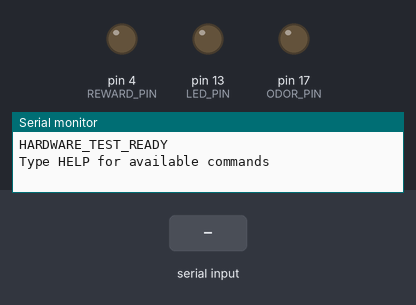
A sketch run on a simulated Arduino Uno, built with avr-gcc and run on an emulated ATmega328P. Parts: output pins drawn as LEDs (lit = HIGH), the last lines printed to the serial monitor. Dashed ring = blinking. Inputs (shaded band) come from the test bench.

Above: at 1.2 s.
1.3 s: "TEST_REWARD\n" received over Serial
At 1.49 s:
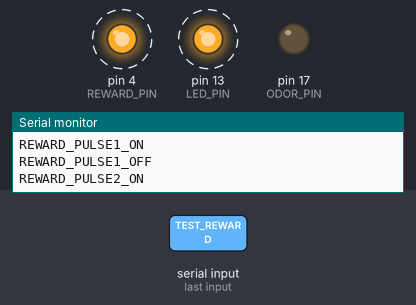
3.0 s: "TEST_ODOR\n" received over Serial
At 3.6 s:
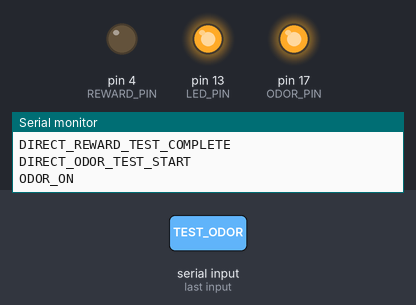
6.0 s: "ODOR_ON\n" received over Serial
At 7.1 s:
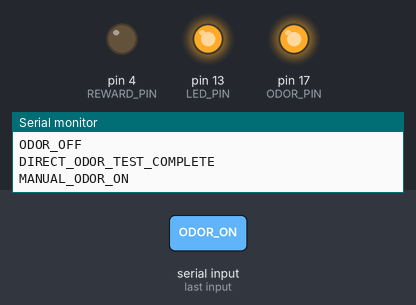
7.5 s: "REWARD_ON\n" received over Serial
At 8.3 s:
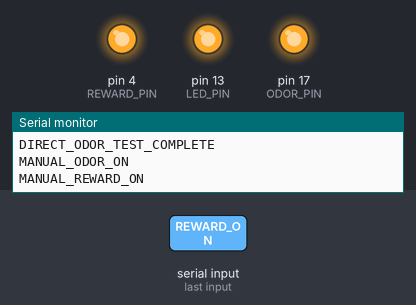
9.0 s: "ODOR_OFF\n" received over Serial
At 9.4 s:
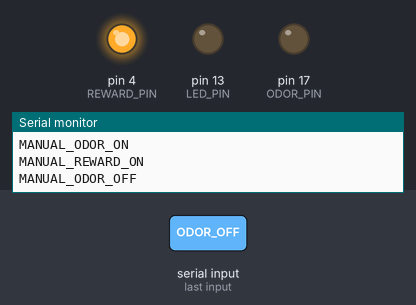
Timing chart, 0 to 11.5 s (numbered marks = the images above; inputs shaded):
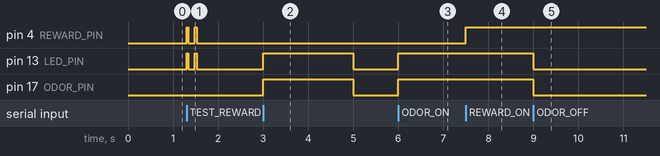

The sketch:

hardware_test.ino
```cpp
// hardware_test.ino
// Direct Hardware Test for OHRBETS System
// Version: 2025-03-26
// Last updated: March 26, 2025
//
// This file provides direct hardware control functions that bypass
// the state machine to test solenoid functionality with precise timing.
// It uses blocking delay() statements for exact timing control.

// Hardware Pin Definitions (Same as main controller)
#define LED_PIN     13  // Built-in LED for status indication
#define ODOR_PIN    17  // Single solenoid for odor delivery
#define REWARD_PIN  4   // Solenoid for reward delivery
#define LICK_PIN    5   // Optional lick detector input

// Exact timing parameters (milliseconds)
#define ODOR_DURATION        2000  // Exactly 2 seconds
#define REWARD_PULSE1        40    // First reward pulse duration
#define REWARD_PAUSE         140   // Delay between reward pulses
#define REWARD_PULSE2        40    // Second reward pulse duration

// Function for direct odor test (blocking)
void directOdorTest() {
  Serial.println("DIRECT_ODOR_TEST_START");

  // Turn on odor solenoid
  digitalWrite(LED_PIN, HIGH);  // LED indicator
  digitalWrite(ODOR_PIN, HIGH);
  Serial.println("ODOR_ON");

  // Wait exactly 2 seconds
  delay(ODOR_DURATION);

  // Turn off odor solenoid
  digitalWrite(ODOR_PIN, LOW);
  digitalWrite(LED_PIN, LOW);
  Serial.println("ODOR_OFF");

  Serial.println("DIRECT_ODOR_TEST_COMPLETE");
}

// Function for direct reward test (blocking)
void directRewardTest() {
  Serial.println("DIRECT_REWARD_TEST_START");

  // First pulse (40ms)
  digitalWrite(LED_PIN, HIGH);
  digitalWrite(REWARD_PIN, HIGH);
  Serial.println("REWARD_PULSE1_ON");
  delay(REWARD_PULSE1);

  // Inter-pulse delay (140ms)
  digitalWrite(REWARD_PIN, LOW);
  digitalWrite(LED_PIN, LOW);
  Serial.println("REWARD_PULSE1_OFF");
  delay(REWARD_PAUSE);

  // Second pulse (40ms)
  digitalWrite(LED_PIN, HIGH);
  digitalWrite(REWARD_PIN, HIGH);
  Serial.println("REWARD_PULSE2_ON");
  delay(REWARD_PULSE2);

  // Turn off
  digitalWrite(REWARD_PIN, LOW);
  digitalWrite(LED_PIN, LOW);
  Serial.println("REWARD_PULSE2_OFF");

  Serial.println("DIRECT_REWARD_TEST_COMPLETE");
}

// Function for manual odor control
void setOdor(bool state) {
  digitalWrite(ODOR_PIN, state ? HIGH : LOW);
  digitalWrite(LED_PIN, state ? HIGH : LOW);
  Serial.print("MANUAL_ODOR_");
  Serial.println(state ? "ON" : "OFF");
}

// Function for manual reward control
void setReward(bool state) {
  digitalWrite(REWARD_PIN, state ? HIGH : LOW);
  digitalWrite(LED_PIN, state ? HIGH : LOW);
  Serial.print("MANUAL_REWARD_");
  Serial.println(state ? "ON" : "OFF");
}

// Process serial commands
void processCommand(const String& command) {
  if (command == "TEST_ODOR") {
    directOdorTest();
  }
  else if (command == "TEST_REWARD") {
    directRewardTest();
  }
  else if (command == "ODOR_ON") {
    setOdor(true);
  }
  else if (command == "ODOR_OFF") {
    setOdor(false);
  }
  else if (command == "REWARD_ON") {
    setReward(true);
  }
  else if (command == "REWARD_OFF") {
    setReward(false);
  }
  else if (command == "STATUS") {
    Serial.print("STATUS:");
    Serial.print("ODOR=");
    Serial.print(digitalRead(ODOR_PIN) == HIGH ? "ON" : "OFF");
    Serial.print(",REWARD=");
    Serial.println(digitalRead(REWARD_PIN) == HIGH ? "ON" : "OFF");
  }
  else if (command == "RESET") {
    digitalWrite(ODOR_PIN, LOW);
    digitalWrite(REWARD_PIN, LOW);
    digitalWrite(LED_PIN, LOW);
    Serial.println("ALL_PINS_RESET");
  }
  else if (command == "HELP") {
    Serial.println("Available commands:");
    Serial.println("TEST_ODOR - Run odor test (2s exactly)");
    Serial.println("TEST_REWARD - Run reward test (40ms-140ms-40ms)");
    Serial.println("ODOR_ON - Turn odor valve on");
    Serial.println("ODOR_OFF - Turn odor valve off");
    Serial.println("REWARD_ON - Turn reward valve on");
    Serial.println("REWARD_OFF - Turn reward valve off");
    Serial.println("STATUS - Show current pin states");
    Serial.println("RESET - Turn all pins off");
    Serial.println("HELP - Show this help");
  }
  else {
    Serial.print("Unknown command: ");
    Serial.println(command);
    Serial.println("Type HELP for available commands");
  }
}

void setup() {
  // Initialize pins
  pinMode(LED_PIN, OUTPUT);
  pinMode(ODOR_PIN, OUTPUT);
  pinMode(REWARD_PIN, OUTPUT);
  pinMode(LICK_PIN, INPUT_PULLUP);

  // Ensure all outputs are off
  digitalWrite(LED_PIN, LOW);
  digitalWrite(ODOR_PIN, LOW);
  digitalWrite(REWARD_PIN, LOW);

  // Initialize serial communication
  Serial.begin(115200);
  Serial.println("HARDWARE_TEST_READY");
  Serial.println("Type HELP for available commands");
}

String inputBuffer = "";

void loop() {
  // Process serial commands
  while (Serial.available() > 0) {
    char c = Serial.read();
    if (c == '\n') {
      if (inputBuffer.length() > 0) {
        processCommand(inputBuffer);
        inputBuffer = "";
      }
    } else if (c != '\r') {
      inputBuffer += c;
    }
  }
} 
```

Measured:
- after the input at 1.3 s, pin 4 (REWARD_PIN), pin 13 (LED_PIN): alternates HIGH for 0.04 s and LOW for 0.14 s, 4 changes in all, then stays LOW, starting at once
- after the input at 3.0 s, pin 13 (LED_PIN), pin 17 (ODOR_PIN): LOW → HIGH at once, → LOW 2.0 s later
- after the input at 6.0 s, pin 13 (LED_PIN), pin 17 (ODOR_PIN): LOW → HIGH at once
- after the input at 7.5 s, pin 4 (REWARD_PIN): LOW → HIGH at once
- after the input at 9.0 s, pin 13 (LED_PIN), pin 17 (ODOR_PIN): HIGH → LOW at once
